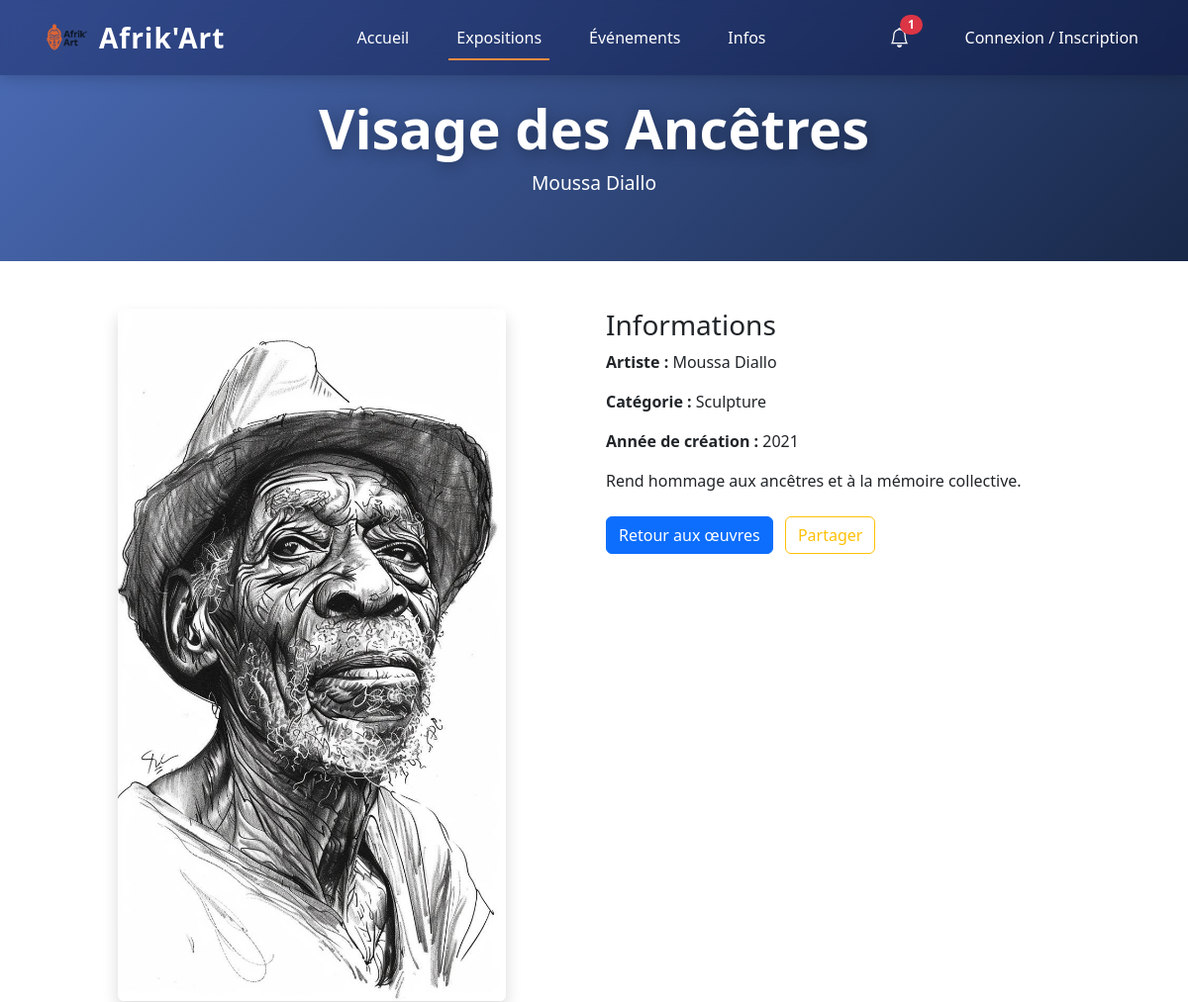
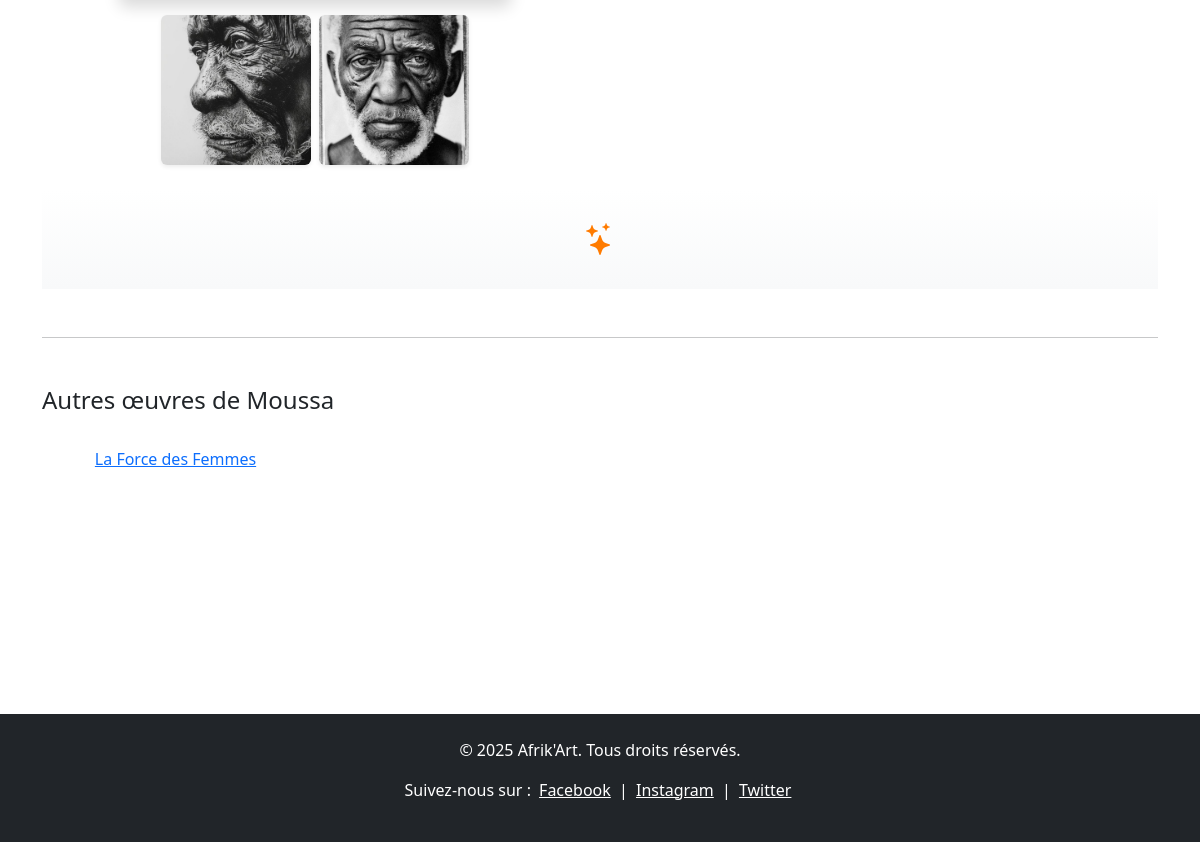
The app's page /oeuvre/11/ with its own data (2 pictures, top to bottom).
### galerie/models.py (models this page shows, shortened)
class Oeuvre(models.Model):
    titre = models.CharField(max_length=200)
    artiste = models.ForeignKey(Artiste, on_delete=models.CASCADE, related_name='oeuvres')
    categorie = models.ForeignKey(Categorie, on_delete=models.SET_NULL, null=True, blank=True)
    description = models.TextField(blank=True)
    annee_creation = models.CharField(max_length=20, blank=True)
    image_principale = models.ImageField(upload_to='oeuvres/', blank=True, null=True)
    fichier_3d = models.FileField(upload_to='oeuvres/3d/', blank=True, null=True)
    date_ajout = models.DateTimeField(auto_now_add=True)

class Artiste(models.Model):
    nom = models.CharField(max_length=100)
    prenom = models.CharField(max_length=100, blank=True, null=True)
    biographie = models.TextField(blank=True)
    photo = models.ImageField(upload_to='artistes/', blank=True, null=True)
    nationalite = models.CharField(max_length=100, blank=True, null=True)
    date_naissance = models.DateField(blank=True, null=True)

class Media(models.Model):
    oeuvre = models.ForeignKey(Oeuvre, on_delete=models.CASCADE, related_name='medias')
    type = models.CharField(max_length=50, choices=[
        ('image', 'Image'),
        ('video', 'Vidéo'),
        ('audio', 'Audio'),
        ('3d', '3D'),
    ])
    fichier = models.FileField(upload_to='fich')
    legende = models.CharField(max_length=200, blank=True)

class Categorie(models.Model):
    nom = models.CharField(max_length=100, unique=True)
    description = models.TextField(blank=True)

### galerie/views.py (the view)
# urls.py: path('oeuvre/<int:oeuvre_id>/', views.detail_oeuvre, name='detail_oeuvre'),
def detail_oeuvre(request, oeuvre_id):
    oeuvre = get_object_or_404(Oeuvre, id=oeuvre_id)
    medias = oeuvre.medias.all()
    user_liked = False
    if request.user.is_authenticated:
        Like.objects.filter(utilisateur=request.user, oeuvre=oeuvre).exists()
    images = medias.filter(type='image')
    videos = medias.filter(type='video')
    audios = medias.filter(type='audio')
    fichiers_3d = medias.filter(type='3d')
    contexte = {
        'oeuvre': oeuvre,
        'images': images,
        'videos': videos,
        'audios': audios,
        'fichiers_3d': fichiers_3d,
        'user_liked': user_liked,
    }
    return render(request, 'oeuvre_detail.html', contexte)

### galerie/templates/oeuvre_detail.html (shortened to what this page needs)
{% extends "base.html" %}
{% load static %}
{% block extra_css %}<link rel="stylesheet" href="{% static 'css/detail.css' %}">{% endblock %}
{% block page_active_2 %}active{% endblock %}
{% block content %}
<section id="oeuvre-hero" class="py-5 text-white" style="background: linear-gradient(135deg, #4b6cb7, #182848);">
    <div class="container text-center"></br></br>
        <h1 class="display-4">{{ oeuvre.titre }}</h1>
        <p class="lead">{{ oeuvre.artiste.prenom }} {{ oeuvre.artiste.nom }}</p>
    </div>
</section>
<section class="container py-5">
    <div class="row">
        <div class="col-lg-6 mb-4">
            {% if oeuvre.image_principale %}
            <div class="main-image mb-3 text-center">
                <img id="main-image" src="{{ oeuvre.image_principale.url }}" class="img-fluid rounded shadow" alt="{{ oeuvre.titre }}" onclick="openFrame('{{ oeuvre.image_principale.url }}')">
            </div>
            {% endif %}
            {% if oeuvre.medias.all %}
            <div class="d-flex flex-wrap justify-content-center gap-2">
                {% for media in oeuvre.medias.all %}
                    {% if media.type == 'image' %}
                    <img src="{{ media.fichier.url }}" class="thumbnail-img rounded shadow-sm" alt="{{ media.legende }}"
                        onclick="openFrame('{{ media.fichier.url }}')">
                    {% endif %}
                {% endfor %}
            </div>
            {% endif %}
        </div>
        <div class="col-lg-6">
            <h3>Informations</h3>
            <p><strong>Artiste :</strong> {{ oeuvre.artiste.prenom }} {{ oeuvre.artiste.nom }}</p>
            {% if oeuvre.categorie %}
            <p><strong>Catégorie :</strong> {{ oeuvre.categorie.nom }}</p>
            {% endif %}
            {% if oeuvre.annee_creation %}
            <p><strong>Année de création :</strong> {{ oeuvre.annee_creation }}</p>
            {% endif %}
            <p>{{ oeuvre.description }}</p>
            <div class="mt-4">
                <a href="#{% comment %} {% url 'liste_oeuvres' %} {% endcomment %}" class="btn btn-primary me-2">Retour aux œuvres</a>
                <a href="#" class="btn btn-outline-warning">Partager</a>
            </div>
        </div>
    </div>
  <div class="section-divider">
    <i class="bi bi-stars"></i>
  </div>
    {% if oeuvre.artiste.oeuvres.count > 1 %}
    <hr class="my-5">
    <h4 class="mb-4">Autres œuvres de {{ oeuvre.artiste.prenom }}</h4>
    <div class="row g-3 autres-oeuvres">
    {% for autre in oeuvre.artiste.oeuvres.all %}
        {% if autre.id != oeuvre.id %}
        <div class="col-md-3 col-sm-6">
            <a href="#">
                <p class="text-center mt-2">{{ autre.titre }}</p>
            </a>
        </div>
        {% endif %}
    {% endfor %}
    </div>
    {% endif %}
</section>
{% endblock %}

### galerie/static/css/main.css (style rules this page uses)
:root { --primary-color: #4b6cb7; --secondary-color: #182848; --accent-color: #ff8c42; --text-color: #333; --bg-color: #f8f9fa; --card-shadow: 0 4px 15px rgba(0,0,0,0.1); --transition: 0.3s ease-in-out; }
* { margin: 0; padding: 0; box-sizing: border-box; }
body { font-family: 'Roboto', sans-serif; line-height: 1.6; background: var(--bg-color); color: var(--text-color); }
a { text-decoration: none; }
section { opacity: 0; transform: translateY(30px); transition: all 0.8s ease-out; }
section.active { opacity: 1; transform: translateY(0); }
.section-divider { height: 100px; background: linear-gradient(to bottom, #fff, #f8f9fa); display: flex; justify-content: center; align-items: center; }
.section-divider i { font-size: 2rem; color: #ff7b00; animation: float 2.5s infinite ease-in-out; }

### galerie/static/css/detail.css (style rules this page uses)
#oeuvre-hero { background-size: cover; background-position: center; }
#oeuvre-hero h1 { font-weight: 900; text-shadow: 0 4px 15px rgba(0,0,0,0.3); }
#oeuvre-hero p { font-size: 1.2rem; }
.main-image img { max-height: 700px; width: auto; object-fit: contain; cursor: pointer; border-radius: 10px; box-shadow: 0 0 8px rgba(0,0,0,0.3); }
.thumbnail-img { width: 150px; height: 150px; object-fit: cover; cursor: pointer; transition: transform 0.2s; }

### records on screen
Oeuvre: titre "Visage des Ancêtres", artiste.prenom "Moussa", artiste.nom "Diallo", image_principale (picture), categorie.nom "Sculpture", annee_creation "2021", description "Rend hommage aux ancêtres et à la mémoire collective."
Media: fichier (picture)
Media: fichier (picture)
Oeuvre: titre "La Force des Femmes"
